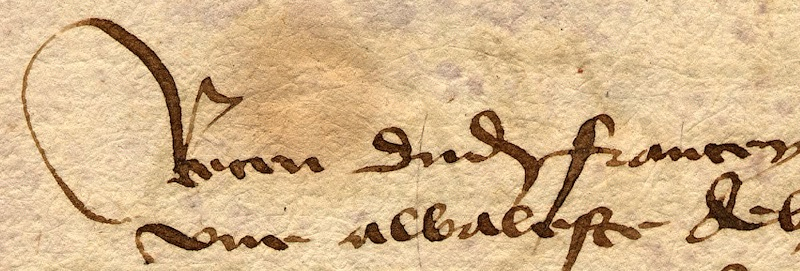
#> input picture Image_Program/Day6/Mean_Var_SD/sample.jpg, 800 x 271 px, found by its file name
$ python Mean.py
#> lines starting #> are read from the running program, lines starting #| are printed output that depends on the picture; long printed decimals are rounded
# -*- coding: utf-8 -*-
"""
Created on Wed Sep 11 08:44:11 2019

@author: BILU
"""


import cv2
import numpy as np
from matplotlib import pyplot as plt
import math

img = np.array([])
img = cv2.imread('Sample.jpg')
#> img is the input picture: shape (271, 800, 3); mean B, G, R 139.1, 180.5, 211.9


#img1 = cv2.cvtColor(img1,cv2.COLOR_BGR2RGB)

row, col, dim = img.shape
#> row = 271; col = 800; dim = 3
img1 = np.zeros(shape=(row,col),dtype=int)

output_m = np.zeros(shape=(row,col),dtype=int)
output_v = np.zeros(shape=(row,col),dtype=int)
output_sd = np.zeros(shape=(row,col),dtype=float)
output_img = np.zeros(shape=(row,col),dtype=float)

ker = np.array(([1/9,1/9,1/9],[1/9,1/9,1/9],[1/9,1/9,1/9]),dtype=int)
print(ker)

for i in range(row):
    for j in range(col):
        x =  img[i][j][0]*0.07+img[i][j][1]*0.72+img[i][j][2]*0.21
        img1[i][j] = x
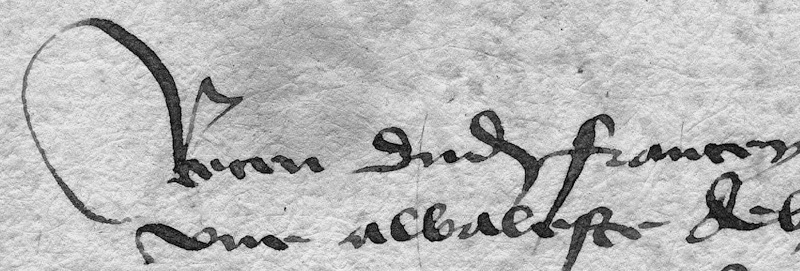
#> img1: shape (271, 800) int64; min 3, max 246, mean 183.7
        #output[i][j] = x

"""
i=1
j=1
print(img1[i-1:i+2,j-1:j+2])
ker = img1[i-1:i+2,j-1:j+2]
print(ker.ravel(),ker.sum())
sum = ker.sum()
k = np.greater_equal(ker,[235])
print(k)
k = np.place(ker,ker==236,[1])
print(ker)
"""
k = 0.5
for i in np.arange(2,row-2):
    for j in np.arange(2,col-2):
        sum = img1[i-2:i+3,j-2:j+3].ravel().sum()
        sum = sum / 25
        output_m[i][j] = sum

        temp = img1[i-2:i+3,j-2:j+3]
        temp = temp + (-output_m[i][j])
        temp = np.power(temp,2)
        sum = temp.ravel().sum()
        sum = sum/25
        output_v[i][j] = sum
        #output_v[i][j] = (img1[i][j] - output_m[i][j])*(img1[i][j] - output_m[i][j])

        output_sd[i][j] = math.sqrt(output_v[i][j])

        t = output_m[i][j]*(1+k*((output_sd[i][j]/128)-1))

        np.place(output_img[i-2:i+3,j-2:j+3],img1[i-2:i+3,j-2:j+3]>=t,[255])
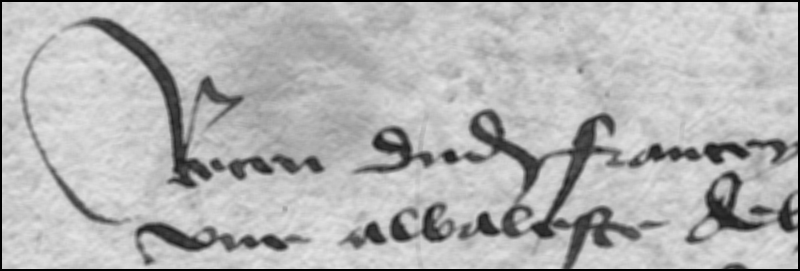
#> output_m: shape (271, 800) int64; min 0, max 233, mean 179.4
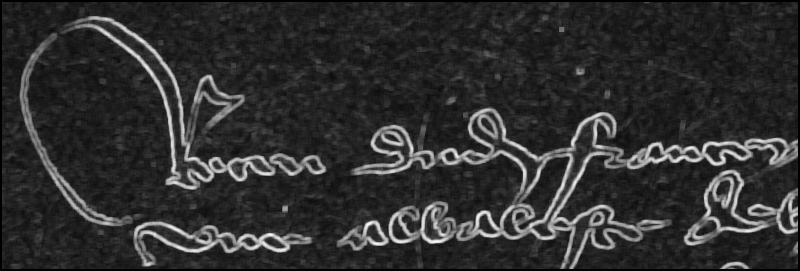
#> output_sd: shape (271, 800) float64; min 0, max 90.43, mean 17; drawn with min black and max white
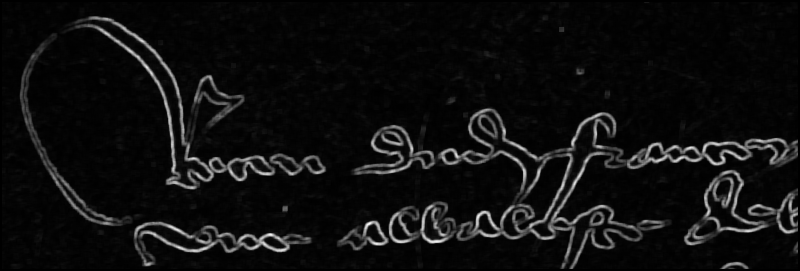
#> output_v: shape (271, 800) int64; min 0, max 8177, mean 492.4; drawn with min black and max white

"""
k=0.5
t = output_m[20][20]*(1+k*(output_sd[20][20]/128-1))
print(t,img1[20-2:20+3,20-2:20+3])
t = output_m[21][21]*(1+k*(output_sd[21][21]/128-1))
print(t,img1[20-2:20+3,20-2:20+3])
t = output_m[22][22]*(1+k*(output_sd[22][22]/128-1))
print(t)
t = output_m[23][23]*(1+k*(output_sd[23][23]/128-1))
print(t)
t = output_m[250][24]*(1+k*(output_sd[250][24]/128-1))
print(t,img1[250-2:250+3,24-2:24+3])
"""


print(np.amax(output_v),np.amax(output_sd))
#| 8177 90.427
plt.subplot(1,2,1)
plt.title('Original Image')
plt.imshow(img1)
cv2.imwrite('Gray Image.jpg',img1)

#print(output)
plt.subplot(1,2,2)
plt.title('Mean Filter Image')
plt.imshow(output_m)
cv2.imwrite('Mean_Image.jpg',output_m)
cv2.imwrite('Varence_Image.jpg',output_v)
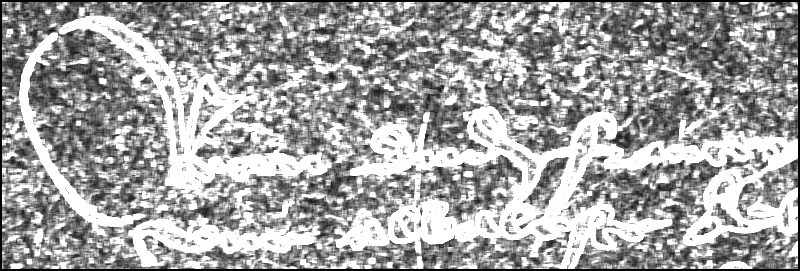
#> saved as Varence_Image.jpg: shape (271, 800); min 0, max 255, mean 161.5
cv2.imwrite('SD_Image.jpg',output_sd)
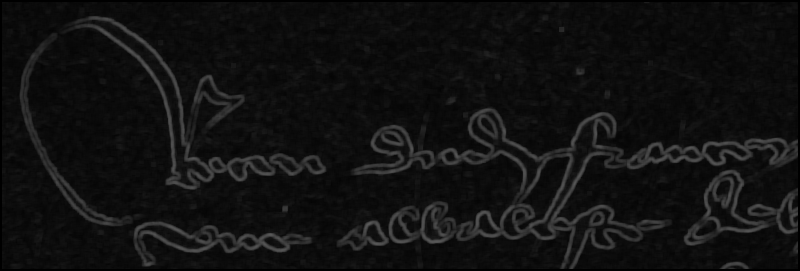
#> saved as SD_Image.jpg: shape (271, 800); min 0, max 90, mean 17
cv2.imwrite('Output_Image.jpg',output_img)
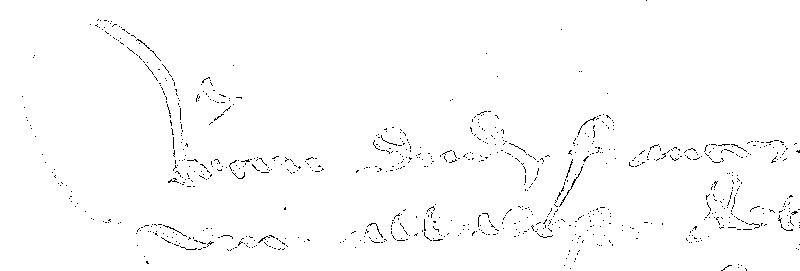
#> saved as Output_Image.jpg: shape (271, 800); 98.8% white; black in thin lines or dots
